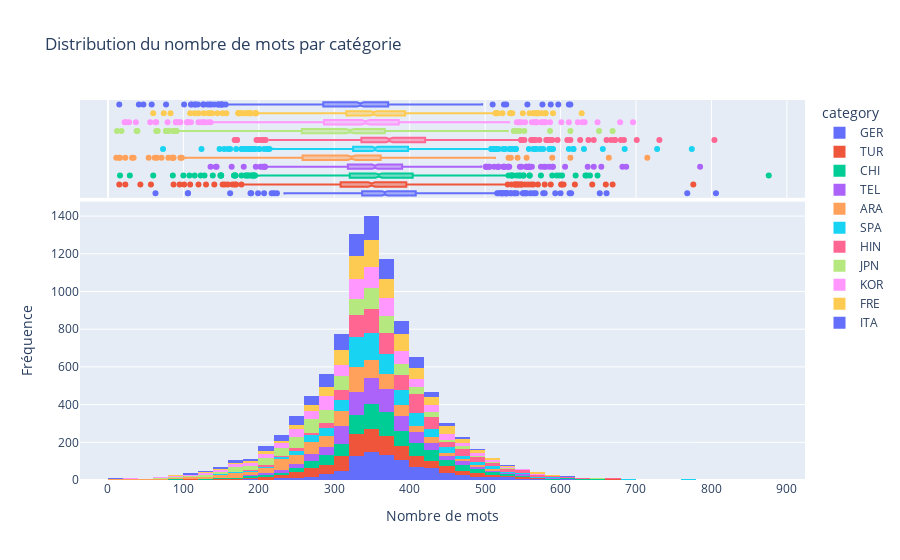

The code cell stored with this chart in its notebook:
### Code cell
# distribution
fig = px.histogram(df, x="text_length", color="category", nbins=50,
                   marginal="box", title="Distribution du nombre de mots par catégorie")

fig.update_layout(xaxis_title="Nombre de mots", yaxis_title="Fréquence")
fig.show()

### Figure 1 — Plotly figure (JSON) as saved in the notebook; plotly's stock layout.template omitted (floating-point values rounded to 4 significant figures; data arrays with more than 128 entries replaced by an {"elided": "..."} marker saying what was removed)
{"data": [{"alignmentgroup": "True", "bingroup": "x", "hovertemplate": "category=GER<br>text_length=%{x}<br>count=%{y}<extra></extra>", "legendgroup": "GER", "marker": {"color": "#636efa", "pattern": {"shape": ""}}, "name": "GER", "nbinsx": 50, "offsetgroup": "GER", "orientation": "v", "showlegend": true, "type": "histogram", "x": {"elided": "900 int values"}, "xaxis": "x", "yaxis": "y"}, {"alignmentgroup": "True", "hovertemplate": "category=GER<br>text_length=%{x}<extra></extra>", "legendgroup": "GER", "marker": {"color": "#636efa"}, "name": "GER", "notched": true, "offsetgroup": "GER", "showlegend": false, "type": "box", "x": {"elided": "900 int values"}, "xaxis": "x2", "yaxis": "y2"}, {"alignmentgroup": "True", "bingroup": "x", "hovertemplate": "category=TUR<br>text_length=%{x}<br>count=%{y}<extra></extra>", "legendgroup": "TUR", "marker": {"color": "#EF553B", "pattern": {"shape": ""}}, "name": "TUR", "nbinsx": 50, "offsetgroup": "TUR", "orientation": "v", "showlegend": true, "type": "histogram", "x": {"elided": "900 int values"}, "xaxis": "x", "yaxis": "y"}, {"alignmentgroup": "True", "hovertemplate": "category=TUR<br>text_length=%{x}<extra></extra>", "legendgroup": "TUR", "marker": {"color": "#EF553B"}, "name": "TUR", "notched": true, "offsetgroup": "TUR", "showlegend": false, "type": "box", "x": {"elided": "900 int values"}, "xaxis": "x2", "yaxis": "y2"}, {"alignmentgroup": "True", "bingroup": "x", "hovertemplate": "category=CHI<br>text_length=%{x}<br>count=%{y}<extra></extra>", "legendgroup": "CHI", "marker": {"color": "#00cc96", "pattern": {"shape": ""}}, "name": "CHI", "nbinsx": 50, "offsetgroup": "CHI", "orientation": "v", "showlegend": true, "type": "histogram", "x": {"elided": "900 int values"}, "xaxis": "x", "yaxis": "y"}, {"alignmentgroup": "True", "hovertemplate": "category=CHI<br>text_length=%{x}<extra></extra>", "legendgroup": "CHI", "marker": {"color": "#00cc96"}, "name": "CHI", "notched": true, "offsetgroup": "CHI", "showlegend": false, "type": "box", "x": {"elided": "900 int values"}, "xaxis": "x2", "yaxis": "y2"}, {"alignmentgroup": "True", "bingroup": "x", "hovertemplate": "category=TEL<br>text_length=%{x}<br>count=%{y}<extra></extra>", "legendgroup": "TEL", "marker": {"color": "#ab63fa", "pattern": {"shape": ""}}, "name": "TEL", "nbinsx": 50, "offsetgroup": "TEL", "orientation": "v", "showlegend": true, "type": "histogram", "x": {"elided": "900 int values"}, "xaxis": "x", "yaxis": "y"}, {"alignmentgroup": "True", "hovertemplate": "category=TEL<br>text_length=%{x}<extra></extra>", "legendgroup": "TEL", "marker": {"color": "#ab63fa"}, "name": "TEL", "notched": true, "offsetgroup": "TEL", "showlegend": false, "type": "box", "x": {"elided": "900 int values"}, "xaxis": "x2", "yaxis": "y2"}, {"alignmentgroup": "True", "bingroup": "x", "hovertemplate": "category=ARA<br>text_length=%{x}<br>count=%{y}<extra></extra>", "legendgroup": "ARA", "marker": {"color": "#FFA15A", "pattern": {"shape": ""}}, "name": "ARA", "nbinsx": 50, "offsetgroup": "ARA", "orientation": "v", "showlegend": true, "type": "histogram", "x": {"elided": "900 int values"}, "xaxis": "x", "yaxis": "y"}, {"alignmentgroup": "True", "hovertemplate": "category=ARA<br>text_length=%{x}<extra></extra>", "legendgroup": "ARA", "marker": {"color": "#FFA15A"}, "name": "ARA", "notched": true, "offsetgroup": "ARA", "showlegend": false, "type": "box", "x": {"elided": "900 int values"}, "xaxis": "x2", "yaxis": "y2"}, {"alignmentgroup": "True", "bingroup": "x", "hovertemplate": "category=SPA<br>text_length=%{x}<br>count=%{y}<extra></extra>", "legendgroup": "SPA", "marker": {"color": "#19d3f3", "pattern": {"shape": ""}}, "name": "SPA", "nbinsx": 50, "offsetgroup": "SPA", "orientation": "v", "showlegend": true, "type": "histogram", "x": {"elided": "900 int values"}, "xaxis": "x", "yaxis": "y"}, {"alignmentgroup": "True", "hovertemplate": "category=SPA<br>text_length=%{x}<extra></extra>", "legendgroup": "SPA", "marker": {"color": "#19d3f3"}, "name": "SPA", "notched": true, "offsetgroup": "SPA", "showlegend": false, "type": "box", "x": {"elided": "900 int values"}, "xaxis": "x2", "yaxis": "y2"}, {"alignmentgroup": "True", "bingroup": "x", "hovertemplate": "category=HIN<br>text_length=%{x}<br>count=%{y}<extra></extra>", "legendgroup": "HIN", "marker": {"color": "#FF6692", "pattern": {"shape": ""}}, "name": "HIN", "nbinsx": 50, "offsetgroup": "HIN", "orientation": "v", "showlegend": true, "type": "histogram", "x": {"elided": "900 int values"}, "xaxis": "x", "yaxis": "y"}, {"alignmentgroup": "True", "hovertemplate": "category=HIN<br>text_length=%{x}<extra></extra>", "legendgroup": "HIN", "marker": {"color": "#FF6692"}, "name": "HIN", "notched": true, "offsetgroup": "HIN", "showlegend": false, "type": "box", "x": {"elided": "900 int values"}, "xaxis": "x2", "yaxis": "y2"}, {"alignmentgroup": "True", "bingroup": "x", "hovertemplate": "category=JPN<br>text_length=%{x}<br>count=%{y}<extra></extra>", "legendgroup": "JPN", "marker": {"color": "#B6E880", "pattern": {"shape": ""}}, "name": "JPN", "nbinsx": 50, "offsetgroup": "JPN", "orientation": "v", "showlegend": true, "type": "histogram", "x": {"elided": "900 int values"}, "xaxis": "x", "yaxis": "y"}, {"alignmentgroup": "True", "hovertemplate": "category=JPN<br>text_length=%{x}<extra></extra>", "legendgroup": "JPN", "marker": {"color": "#B6E880"}, "name": "JPN", "notched": true, "offsetgroup": "JPN", "showlegend": false, "type": "box", "x": {"elided": "900 int values"}, "xaxis": "x2", "yaxis": "y2"}, {"alignmentgroup": "True", "bingroup": "x", "hovertemplate": "category=KOR<br>text_length=%{x}<br>count=%{y}<extra></extra>", "legendgroup": "KOR", "marker": {"color": "#FF97FF", "pattern": {"shape": ""}}, "name": "KOR", "nbinsx": 50, "offsetgroup": "KOR", "orientation": "v", "showlegend": true, "type": "histogram", "x": {"elided": "900 int values"}, "xaxis": "x", "yaxis": "y"}, {"alignmentgroup": "True", "hovertemplate": "category=KOR<br>text_length=%{x}<extra></extra>", "legendgroup": "KOR", "marker": {"color": "#FF97FF"}, "name": "KOR", "notched": true, "offsetgroup": "KOR", "showlegend": false, "type": "box", "x": {"elided": "900 int values"}, "xaxis": "x2", "yaxis": "y2"}, {"alignmentgroup": "True", "bingroup": "x", "hovertemplate": "category=FRE<br>text_length=%{x}<br>count=%{y}<extra></extra>", "legendgroup": "FRE", "marker": {"color": "#FECB52", "pattern": {"shape": ""}}, "name": "FRE", "nbinsx": 50, "offsetgroup": "FRE", "orientation": "v", "showlegend": true, "type": "histogram", "x": {"elided": "900 int values"}, "xaxis": "x", "yaxis": "y"}, {"alignmentgroup": "True", "hovertemplate": "category=FRE<br>text_length=%{x}<extra></extra>", "legendgroup": "FRE", "marker": {"color": "#FECB52"}, "name": "FRE", "notched": true, "offsetgroup": "FRE", "showlegend": false, "type": "box", "x": {"elided": "900 int values"}, "xaxis": "x2", "yaxis": "y2"}, {"alignmentgroup": "True", "bingroup": "x", "hovertemplate": "category=ITA<br>text_length=%{x}<br>count=%{y}<extra></extra>", "legendgroup": "ITA", "marker": {"color": "#636efa", "pattern": {"shape": ""}}, "name": "ITA", "nbinsx": 50, "offsetgroup": "ITA", "orientation": "v", "showlegend": true, "type": "histogram", "x": {"elided": "900 int values"}, "xaxis": "x", "yaxis": "y"}, {"alignmentgroup": "True", "hovertemplate": "category=ITA<br>text_length=%{x}<extra></extra>", "legendgroup": "ITA", "marker": {"color": "#636efa"}, "name": "ITA", "notched": true, "offsetgroup": "ITA", "showlegend": false, "type": "box", "x": {"elided": "900 int values"}, "xaxis": "x2", "yaxis": "y2"}], "layout": {"barmode": "relative", "legend": {"title": {"text": "category"}, "tracegroupgap": 0}, "title": {"text": "Distribution du nombre de mots par catégorie"}, "xaxis": {"anchor": "y", "domain": [0, 1], "title": {"text": "Nombre de mots"}}, "xaxis2": {"anchor": "y2", "domain": [0, 1], "matches": "x", "showgrid": true, "showticklabels": false}, "yaxis": {"anchor": "x", "domain": [0, 0.7326], "title": {"text": "Fréquence"}}, "yaxis2": {"anchor": "x2", "domain": [0.7426, 1], "matches": "y2", "showgrid": false, "showline": false, "showticklabels": false, "ticks": ""}}}
